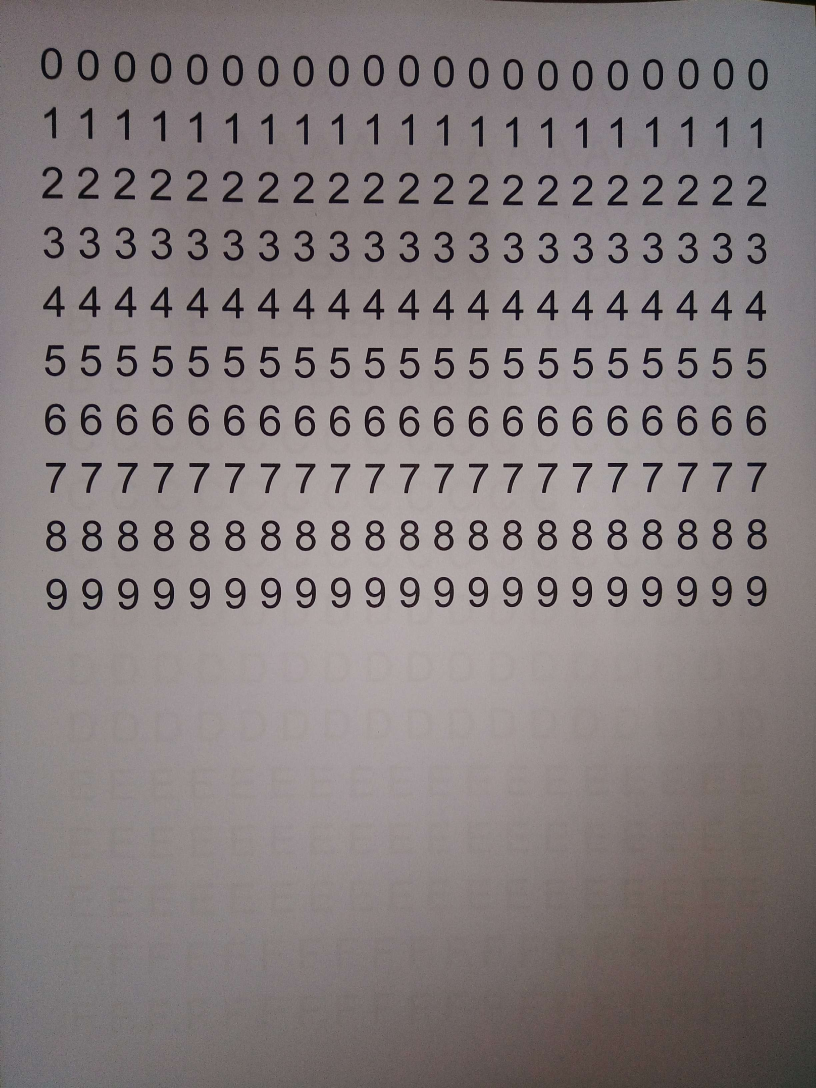
#> input picture assets/img/test/set-3.jpg, 2448 x 3264 px (shown at 1/3 size)
$ python test.py   (older library calls are emulated)
#> lines starting #> are read from the running program, lines starting #| are printed output that depends on the picture; after the words box and inside, x2 and y2 are one past the last pixel; in counts of white or black regions, pixels touching at a corner belong together
#> further down, cv_image is the input picture: shape (3264, 2448, 3); mean B, G, R 125.3, 125, 133.2
### app/__init__.py
# __init__.py
#
# Copyright(c) Exequiel Ceasar Navarrete <esnavarrete1@up.edu.ph>
# Licensed under MIT
# Version 1.0.0-alpha3

import os
import sys
import cv2
import glob
import numpy as np

# [45 lines left out: functions create_cv_im_instance, create_cv_im_instances_from_dir, matches_contours, not called in this run]

def create_binary_image(im):
  # create a copy of the image
  im = im.copy()

  # apply some bilateralFilter to remove unwanted noise
  filtered = cv2.bilateralFilter(im, 15, 75, 75)

  # then after applying some filtering, perform thresholding
  thresh = cv2.adaptiveThreshold(filtered, 255, cv2.ADAPTIVE_THRESH_GAUSSIAN_C, cv2.THRESH_BINARY_INV, 11, 2)
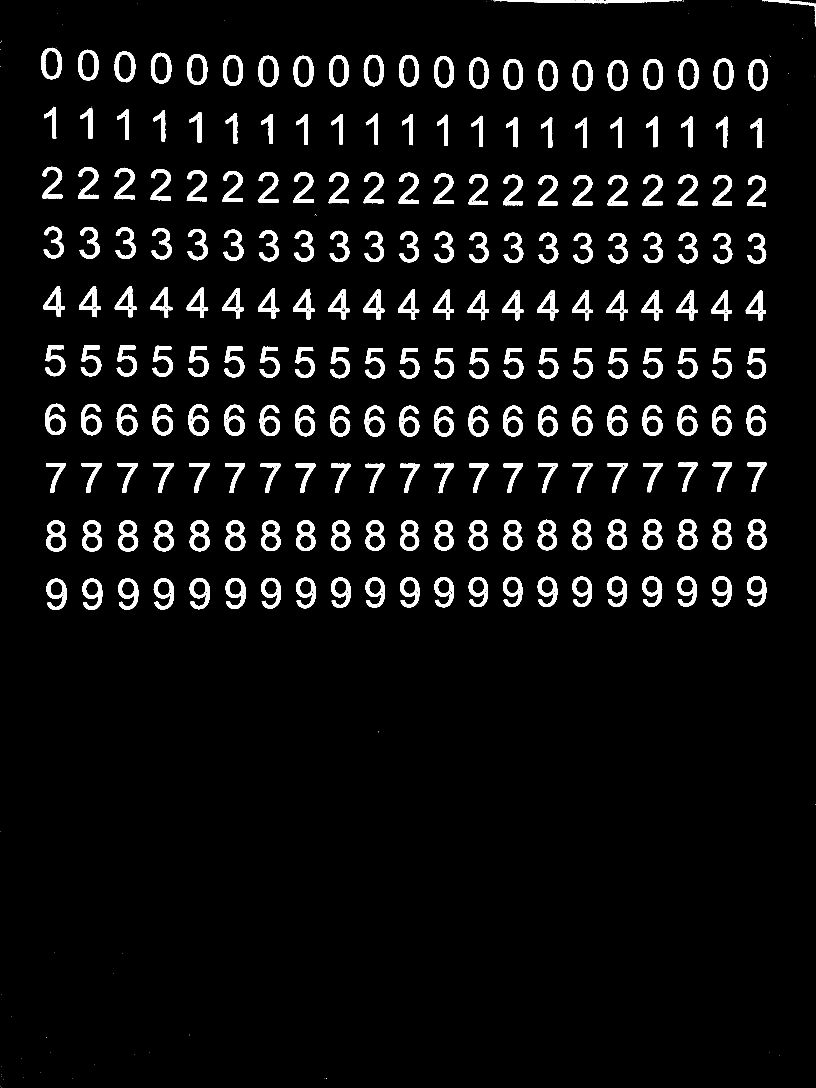
#> thresh: shape (3264, 2448) (shown at 1/3 size); 5.5% white; 356 white regions (143 under 20 px), largest, box (x1, y1, x2, y2) and area: (1501, 0, 2046, 10) 3142, (354, 1562, 415, 1654) 2576, (139, 1562, 198, 1655) 2575

  # apply some morphological operation (opening and closing) to remove noises from in and out of the characters
  kernel_open = cv2.getStructuringElement(cv2.MORPH_CROSS, (3, 3))
  morphed = cv2.morphologyEx(thresh, cv2.MORPH_OPEN, kernel_open)
#> morphed: shape (3264, 2448); 5.5% white; 224 white regions (12 under 20 px), largest, box (x1, y1, x2, y2) and area: (1501, 0, 2025, 10) 3002, (139, 1562, 198, 1655) 2567, (354, 1562, 415, 1654) 2561

  kernel_close = np.ones((5, 5), np.uint8)
  morphed = cv2.morphologyEx(morphed, cv2.MORPH_CLOSE, kernel_close)
#> morphed: shape (3264, 2448); 5.7% white; 212 white regions

  return morphed

def imclearborder(im, radius):
#> called with radius = 50
  im = im.copy()

  # given a black and white image, first find all of its contours
  _, contours, _ = cv2.findContours(im, cv2.RETR_LIST, cv2.CHAIN_APPROX_SIMPLE)
#> contours = 388 contours; largest, box (x1, y1, x2, y2) and area: (124, 143, 185, 238) 4692, (234, 150, 296, 242) 4606, (344, 154, 406, 247) 4588, (1091, 164, 1152, 259) 4556, (452, 158, 514, 251) 4544

  # get dimensions of image
  rows, cols = im.shape
#> rows = 3264; cols = 2448

  # list of contours that touch the border
  contour_list = []

  # for each contour
  for idx in np.arange(len(contours)):
    # get the i'th contour
    cnt = contours[idx]

    # look at each point in the contour
    for pt in cnt:
      row = pt[0][1]
      col = pt[0][0]

      # if this is within the radius of the border
      # this contour will be removed
      check1 = (row >= 0 and row < radius) or (row >= rows - 1 - radius and row < rows)
      check2 = (col >= 0 and col < radius) or (col >= cols - 1 - radius and col < cols)

      if check1 or check2:
        contour_list.append(idx)
        break
#> after the loop, contour_list = [386, 387]

  # draw black pixels on the remove contours
  for idx in contour_list:
    cv2.drawContours(im, contours, idx, (0, 0, 0), -1)
#> this loop made 2 passes
#> idx on passes 1 to 2: 386, 387
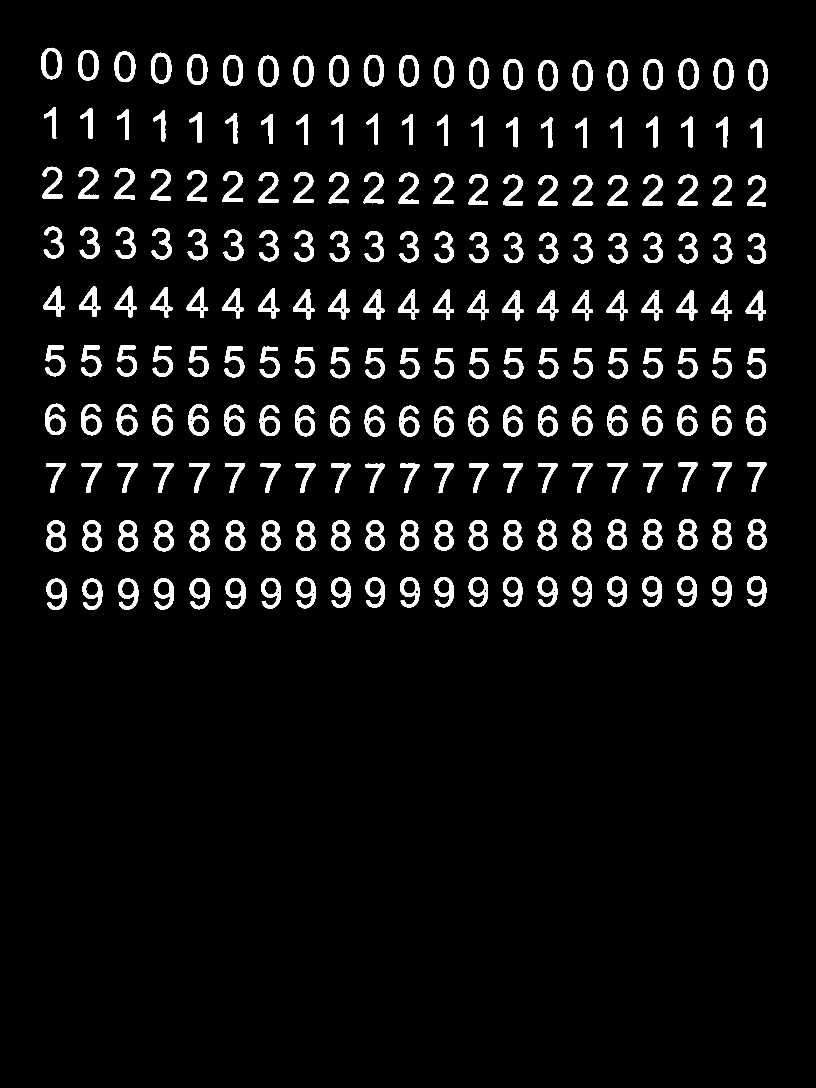
#> im: shape (3264, 2448) (shown at 1/3 size); 5.6% white; 210 white regions, largest, box (x1, y1, x2, y2) and area: (354, 1562, 415, 1654) 2637, (461, 1562, 522, 1654) 2637, (139, 1562, 198, 1655) 2632

  return im

### app/ocr.py
# ocr.py
#
# Copyright(c) Exequiel Ceasar Navarrete <esnavarrete1@up.edu.ph>
# Licensed under MIT
# Version 1.0.0-alpha3

import os
import sys
import cv2
import glob
import string
import numpy as np
from app import create_binary_image, imclearborder, matches_contours

# In ASCII numbers (0-9 and lowercase/uppercase letters)
VALID_CHARACTERS = [ord(char) for char in string.digits + string.ascii_letters]

# Resized image dimensions
RESIZED_IMAGE_WIDTH = 30
RESIZED_IMAGE_HEIGHT = 30

# TODO: add checking if the passed image is a grayscale image
# TODO: replace sys.exists(1) with a custom exception
# [95 lines left out: function create_knowledgebase, not called in this run]

def initialize_knn_knowledge(char_knowledge_src, image_knowlege_src, **kwargs):
  char_knowledge_dtype = kwargs.get('char_knowledge_dtype', np.float32)
  image_knowledge_dtype = kwargs.get('image_knowledge_dtype', np.float32)

  if not os.path.exists(char_knowledge_src):
    print(f'Character Knowledge Path: {char_knowledge_src} does not exist')
#> (the run stopped early here; a loop or call above may not have finished)

$ run again, with assets/img/test/set-1.jpg copied over assets/img/test/set-3.jpg
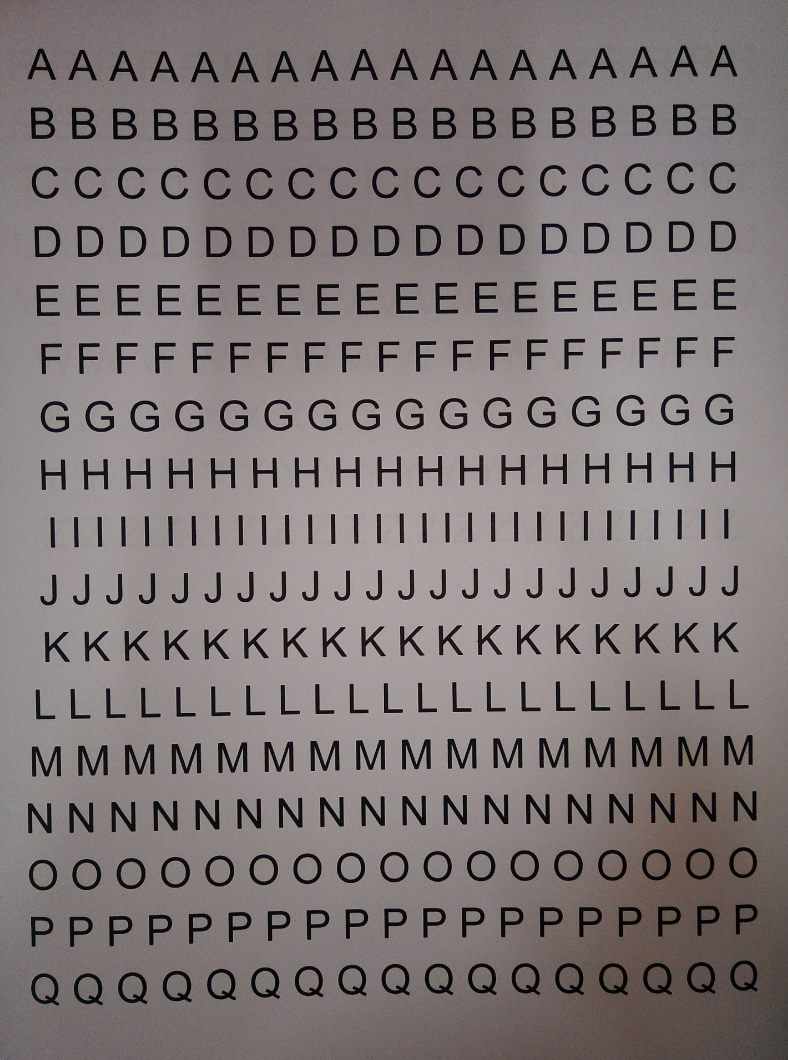
#> input picture assets/img/test/set-1.jpg, 2364 x 3180 px (shown at 1/3 size)
#> cv_image is the input picture: shape (3180, 2364, 3); mean B, G, R 118.8, 118.9, 126.8
#> in create_binary_image, `thresh = cv2.adaptiveThreshold(filtered, 255, cv2.ADAPTIVE_THRESH_GAUS..`:
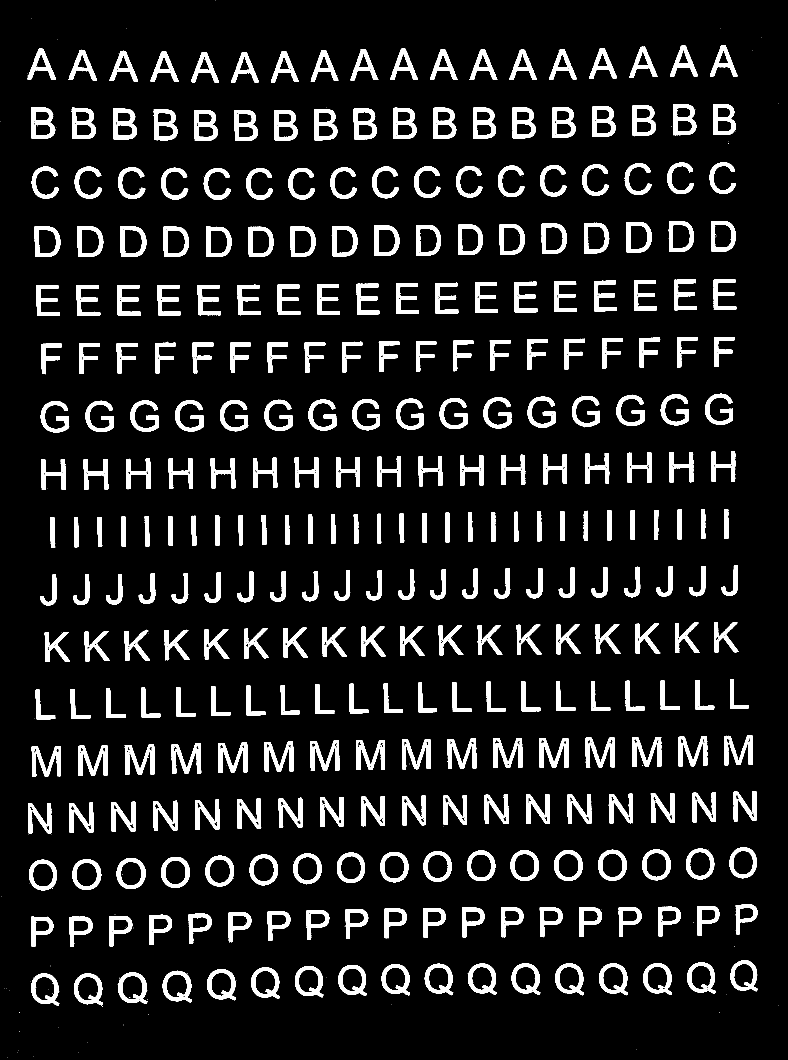
#> thresh: shape (3180, 2364) (shown at 1/3 size); 10.4% white; 524 white regions (206 under 20 px), largest, box (x1, y1, x2, y2) and area: (234, 2236, 323, 2328) 3765, (1896, 2211, 1984, 2301) 3711, (654, 2227, 742, 2319) 3706
#> contours = 576 contours; largest, box (x1, y1, x2, y2) and area: (354, 2917, 443, 3012) 6364, (488, 2912, 576, 3007) 6339, (350, 2574, 437, 2667) 6322, (222, 2920, 309, 3016) 6305, (483, 2571, 570, 2663) 6296
#> after the loop in imclearborder, `for idx in np.arange(len(contours)):`: contour_list = []

$ run again, with assets/img/test/set-2.jpg copied over assets/img/test/set-3.jpg
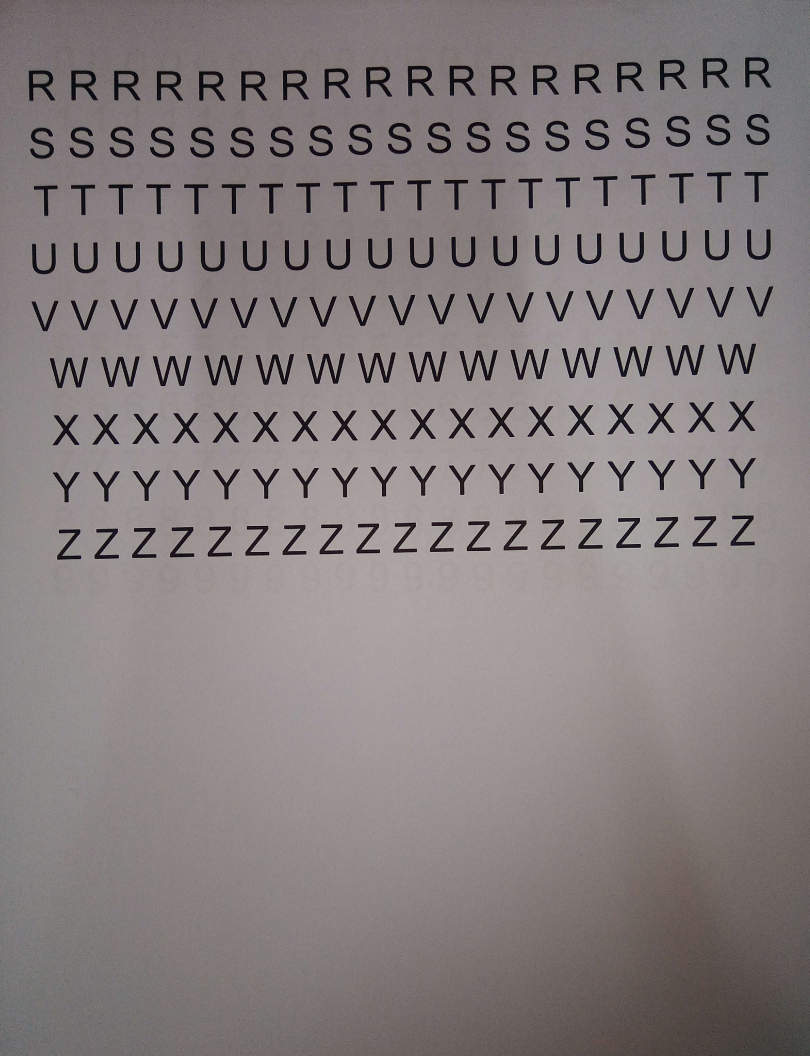
#> input picture assets/img/test/set-2.jpg, 2428 x 3168 px (shown at 1/3 size)
#> cv_image is the input picture: shape (3168, 2428, 3); mean B, G, R 126, 126.3, 134
#> in create_binary_image, `thresh = cv2.adaptiveThreshold(filtered, 255, cv2.ADAPTIVE_THRESH_GAUS..`:
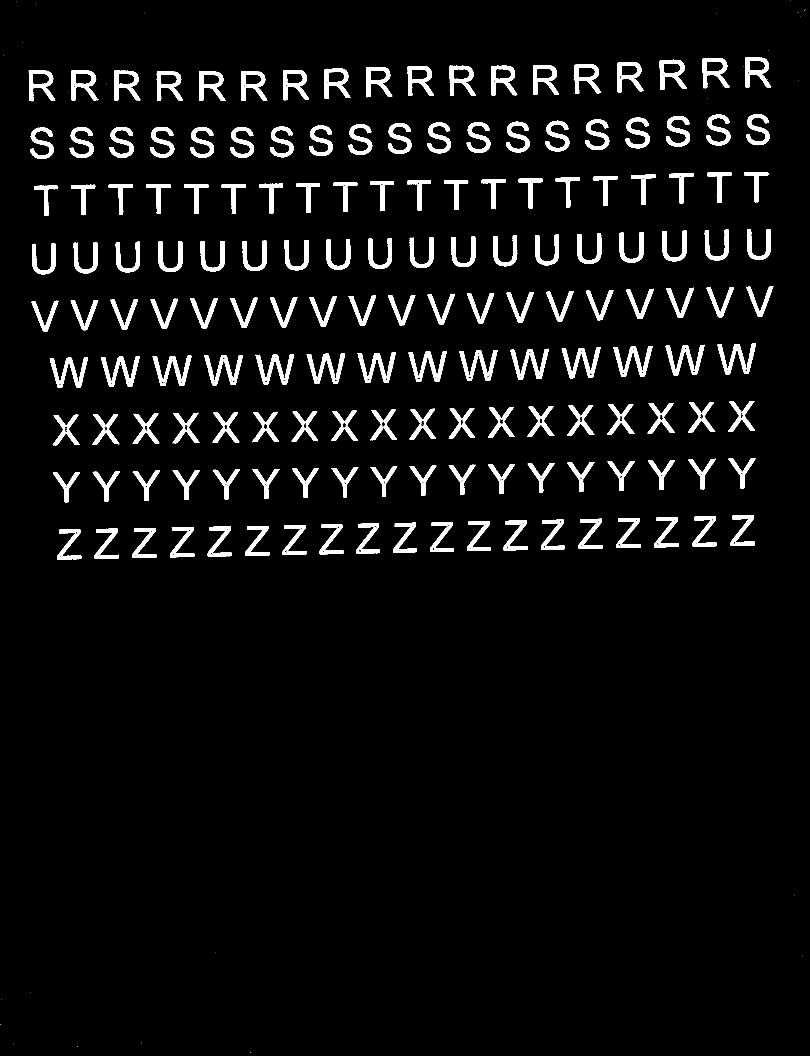
#> thresh: shape (3168, 2428) (shown at 1/3 size); 5.1% white; 279 white regions (116 under 20 px), largest, box (x1, y1, x2, y2) and area: (458, 1067, 574, 1158) 3671, (613, 1066, 728, 1156) 3665, (303, 1069, 419, 1161) 3652
#> contours = 223 contours; largest, box (x1, y1, x2, y2) and area: (1979, 179, 2060, 270) 4290, (214, 211, 293, 302) 4280, (2108, 174, 2188, 265) 4261, (86, 212, 165, 304) 4246, (1851, 187, 1931, 277) 4229
#> after the loop in imclearborder, `for idx in np.arange(len(contours)):`: contour_list = []
